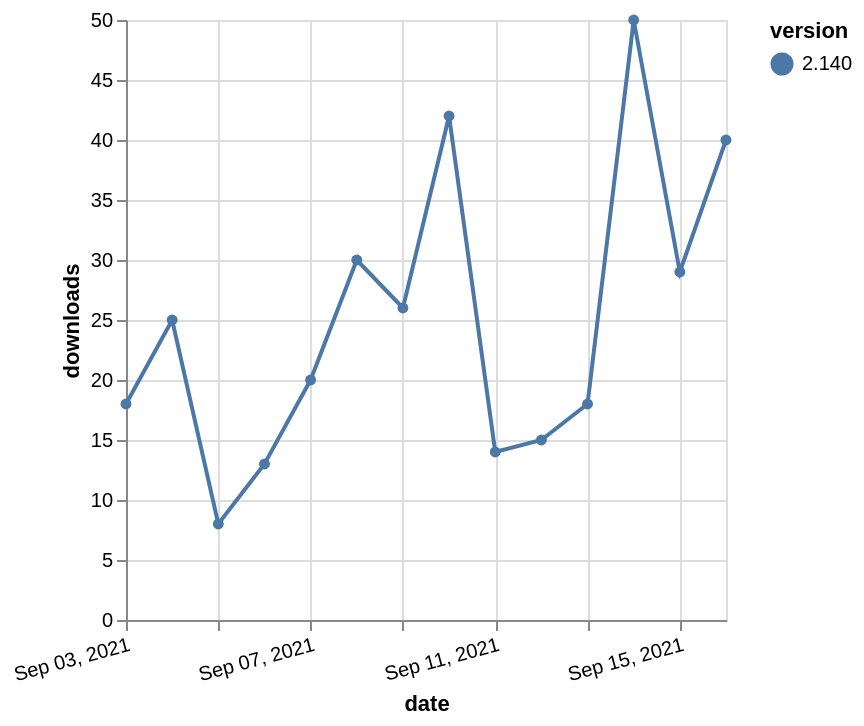

This figure's Vega-Lite source:
### Vega-Lite specification from a JSON file in a GitHub repository (floating-point values rounded to 4 significant figures)
{"$schema": "https://vega.github.io/schema/vega-lite/v5.json", "description": "A simple bar chart with embedded data.", "data": {"values": [{"date": "2021-09-03", "total": 31864, "delta": 18, "version": "2.140"}, {"date": "2021-09-04", "total": 31889, "delta": 25, "version": "2.140"}, {"date": "2021-09-05", "total": 31897, "delta": 8, "version": "2.140"}, {"date": "2021-09-06", "total": 31910, "delta": 13, "version": "2.140"}, {"date": "2021-09-07", "total": 31930, "delta": 20, "version": "2.140"}, {"date": "2021-09-08", "total": 31960, "delta": 30, "version": "2.140"}, {"date": "2021-09-09", "total": 31986, "delta": 26, "version": "2.140"}, {"date": "2021-09-10", "total": 32028, "delta": 42, "version": "2.140"}, {"date": "2021-09-11", "total": 32042, "delta": 14, "version": "2.140"}, {"date": "2021-09-12", "total": 32057, "delta": 15, "version": "2.140"}, {"date": "2021-09-13", "total": 32075, "delta": 18, "version": "2.140"}, {"date": "2021-09-14", "total": 32125, "delta": 50, "version": "2.140"}, {"date": "2021-09-15", "total": 32154, "delta": 29, "version": "2.140"}, {"date": "2021-09-16", "total": 32194, "delta": 40, "version": "2.140"}]}, "width": "container", "mark": {"type": "line", "point": {"filled": true}}, "encoding": {"x": {"field": "date", "type": "temporal", "timeUnit": "yearmonthdate", "title": "date", "axis": {"labelAngle": -15}}, "y": {"field": "delta", "type": "quantitative", "title": "downloads"}, "color": {"field": "version", "type": "nominal"}, "tooltip": {"field": "delta"}}}
